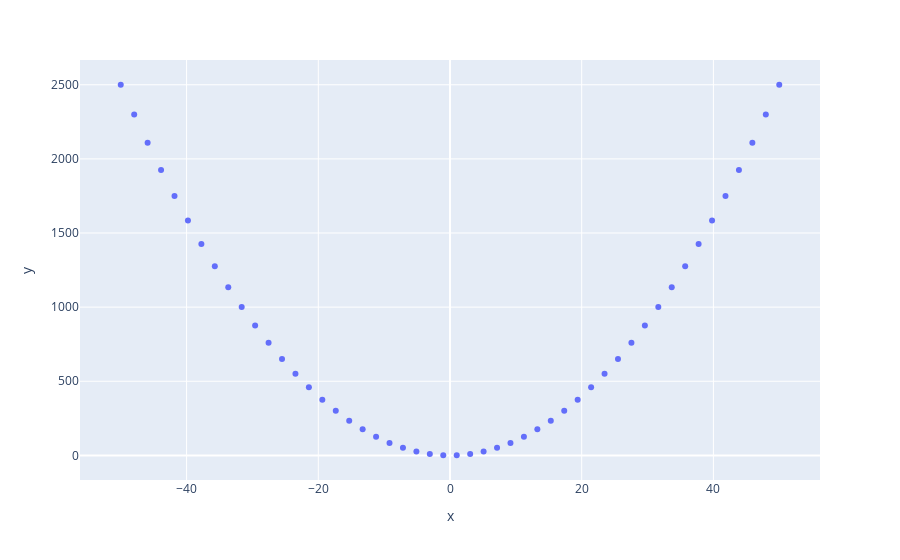

Here is the notebook cell this chart was saved with:
### Code cell
import numpy as np
import plotly.express as px

# x-axis data points
x = np.linspace(start=-50, stop=50)

# y-axis data points
y = x ** 5

# define the plot
fig = px.scatter(x=x, y=y)

fig.show()

### Figure 1 — Plotly figure (JSON) as saved in the notebook; plotly's stock layout.template omitted (floating-point values rounded to 4 significant figures)
{"data": [{"hovertemplate": "x=%{x}<br>y=%{y}<extra></extra>", "legendgroup": "", "marker": {"color": "#636efa", "symbol": "circle"}, "mode": "markers", "name": "", "orientation": "v", "showlegend": false, "type": "scatter", "x": [-50, -47.96, -45.92, -43.88, -41.84, -39.8, -37.76, -35.71, -33.67, -31.63, -29.59, -27.55, -25.51, -23.47, -21.43, -19.39, -17.35, -15.31, -13.27, -11.22, -9.184, -7.143, -5.102, -3.061, -1.02, 1.02, 3.061, 5.102, 7.143, 9.184, 11.22, 13.27, 15.31, 17.35, 19.39, 21.43, 23.47, 25.51, 27.55, 29.59, 31.63, 33.67, 35.71, 37.76, 39.8, 41.84, 43.88, 45.92, 47.96, 50], "xaxis": "x", "y": [2500, 2300.0, 2108.0, 1925.0, 1750.0, 1584.0, 1425.0, 1276.0, 1134.0, 1001.0, 875.7, 759.1, 650.8, 550.8, 459.2, 375.9, 300.9, 234.3, 176.0, 126.0, 84.34, 51.02, 26.03, 9.371, 1.041, 1.041, 9.371, 26.03, 51.02, 84.34, 126.0, 176.0, 234.3, 300.9, 375.9, 459.2, 550.8, 650.8, 759.1, 875.7, 1001.0, 1134.0, 1276.0, 1425.0, 1584.0, 1750.0, 1925.0, 2108.0, 2300.0, 2500], "yaxis": "y"}], "layout": {"autosize": true, "legend": {"tracegroupgap": 0}, "margin": {"t": 60}, "xaxis": {"anchor": "y", "autorange": true, "domain": [0, 1], "range": [-56.3, 56.3], "title": {"text": "x"}, "type": "linear"}, "yaxis": {"anchor": "x", "autorange": true, "domain": [0, 1], "range": [-192.4, 2693.0], "title": {"text": "y"}, "type": "linear"}}}
